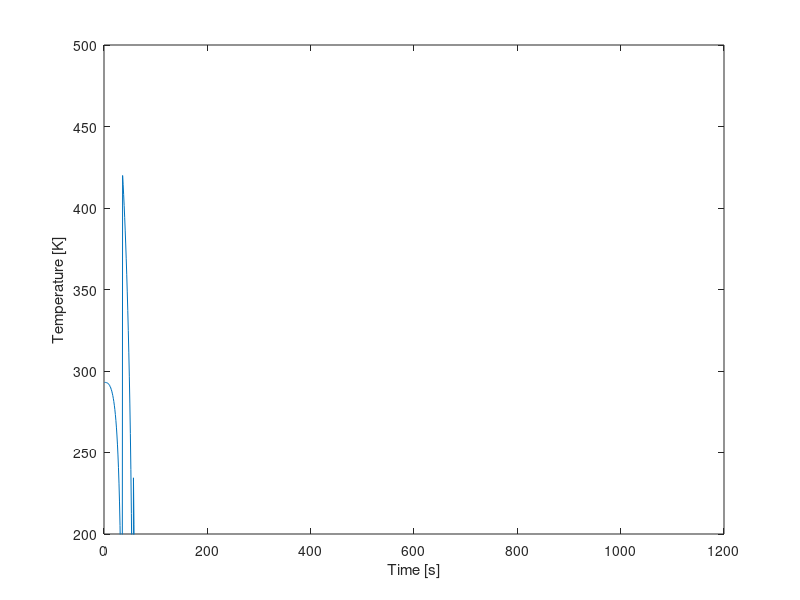

The MATLAB source for this figure:
clear all, close all, clc
%% Setup
% This section contains the parameters of the setup (start of cycle)
i=1;                     %Value for plot
T_0 = 293;              %Starting temperature in [K], assumed for all fluids, gasses and materials
T_water = 293;              %Starting temperature water in [K]
T_al = 293;                 %Starting temperature aluminium in [K]
T_cu = 293;                 %Starting temperature copper in [K]
T_pvc = 293;                %Starting temperature PVC in [K]
T_pur = 293;                %Starting temperature polyurethane in [K]
T_air = 293;                %Starting temperature internal air in [K]
T_amb = 293;                %Starting temperature ambient (outside) air in [K]
t = 1;                      %Time at the start [s]
t_final=1200;               %Time at end cycle [s]
%% First order variables
%This section contains the properties and constants of the materials, but also fixed variables of the setup
%Copper tubing
r_inner_cu = 0.004;     %Inner radius copper tube [m]
r_outer_cu = 0.006;     %Outer radius copper tube [m]
roughness_cu = 0.0015;  %Pipe roughness [m]
length_cu = 6.85;       %Length copper tube [m]
epsilon_cu = 0.05;      %Emissivity copper [-]
rho_cu = 8960;          %Density copper [kg/m^3]
c_cu = 386;             %Specific heat copper [J/kg K]
k_cu = 400;             %Thermal conductivity copper [W/(m K)]
%PVC tubing
hsv_pvc_d = 0.0022;     %Thickness of the HSV PCV [m]
r_outer_pvc = 0.055;    %Outer radius PVC tube [m]
r_inner_pvc = r_outer_pvc - hsv_pvc_d ;   %Inner radius PVC tube [m]
r_outer_double_pvc = r_outer_pvc + hsv_pvc_d; %Outer Radius of double-layered PVC tube (near endcaps) [m]
length_pvc = 0.130;     %Length/Height PVC tube [m] (this was shown to be slightly longer during first building phase with no real means to cut it down to 0.125m)
length_cap_pvc = 0.034; %Length/Height of a PVC Endcap [m]
epsilon_pvc = 0.9;      %Emissivity PVC [-]
rho_pvc = 1330;         %Density PVC [kg/m^3]
k_pvc = 0.19;           %Thermal conductivity PVC [W/(m K)]
d_air_endcap = 0.01;    %Distance between Kingspan Therma and the PVC endcap. Used to determine therma resistance
%Polyurethane tubing
r_inner_pur = 0.004;    %Inner radius polyurethane tube [m]
r_outer_pur = 0.006;    %Outer radius polyurathane tube [m]
d_pur = 0.002;          %Wall Thickness polyurthane tube [m]
length_pur = 6;         %Length polyurethane tube [m]
epsilon_pur = 0.9;      %Emissivity polyurethane [-]
k_pur = 0.13;           %Thermal conducitivity polyurethane [W/(m K)]
%Aluminium plate
A_al = 1.085;           %Area aluminium plate [m^2]
epsilon_paint = 0.95;   %Emissivity black acrylic paint [-] 
rho_al = 2700;          %Density aluminium [kg/m^3]
d_al = 0.002;           %thickness aluminium plate [m]
k_al = 237;             %Thermal conductivity aluminium [W/(m K)]
c_al = 900;             %Specific heat aluminium [J/kg K]
%Water
rho_water_20C = 998;    %Density water at 20C [kg/m^3]
c_water = 4148;         %Specific heat water [J/kg K]
%Air
rho_air = 1.29;         %Density air at 20C [kg/m^3]
c_air = 1006;           %Specific heat air [J/kg K]
k_air = 0.025;          %Thermal conductivity air [W/m K]
%General Setup Wood Properties
k_wood = 0.12;       %Thermal Conductivity of Pinewood [W/m k]                       
d_wood = 0.054;      %Wood border thcikness [m], simplification, in reality 2 mm air pocket within 
A_wood = 0.3107;     %Inner Surface Area wood layer [m], slight simplification
%Kingspan Insulation Properties
ks_k = 0.022;     % Thermal Conductivity Kingspan insulation layer[W/(m*k)]
ks_d = 0.04;      % thickness of Kingspan insulation layer [m]
ks_spacer_d = 0.01; % Thickness of a single Kingspan spacer layer [m]
%Other
sigma = 5.67*10^-8;     %Stefan Boltzmann constant [W/(m^2 K^4)]
flowrate = 3/60000;     %Flowrate pump [m^3/s]
E = 1000;               %Irradiance artificial sun [W/m^2]

%% Second order variables

%Copper tube
A_outer_cu = 2 * pi * r_outer_cu * length_cu;       %Outer surface area copper tube [m^2]
A_inner_cu = 2 * pi * r_inner_cu * length_cu;       %Inner surface area copper tube [m^2]
A_exposed_cu = A_outer_cu/2;

V_cu = pi * r_inner_cu^2 * length_cu;               %Inner volume copper tube [m^3]
M_cu = V_cu * rho_cu;

%Surface areas and volume PVC tube
A_outer_pvc = 2 * pi * r_outer_pvc * length_pvc;    %Outer area PVC tube [m^2]
A_inner_pvc = 2 * pi * r_inner_pvc * length_pvc;    %Inner area PVC tube [m^2]

V_pvc = pi * r_inner_pvc^2 * length_pvc;            %Inner volume PVC tube [m^3]

%Surface areas and volume Polyurethane Tubing
A_outer_pur = 2 * pi * r_outer_pur * length_pur;    %Outer area Polyurethane Tubing [m^2]
A_inner_pur = 2 * pi * r_inner_pur * length_pur;    %Inner area Polyurethane Tubing [m^2]

V_pur = pi * r_inner_pur^2 * length_pur;            %Inner volume Polyurethane Tubing [m^3]

%Aluminium plate
V_al = A_al*0.002;                                  %Volume aluminium plate [m^3]
M_al = rho_al*V_al;                                 %Mass aluminium plate [kg]

%The following values are lifted from the earlier matlab model and are used to calculate (average) surface area of the Kingspan Insulation.
hsv_al_width = 0.04017;                                                                % Width of Aluminum Tape reflector section, [m]
hsv_therma_width_in = (hsv_al_width + (2*(sind(18)*0.010)));                           %'width' of kingspan therma plate on the inside, [m]
hsv_therma_width_out = (hsv_al_width + (2*(sind(18)*0.010))) + 2*(tand(18)*ks_d);      %'width' of kingspan therma plate on the outside, [m]
hsv_therma_a_in = length_pvc * hsv_therma_width_in;                                    %Area of kingspan therma plate on inside, [m^2]
hsv_therma_a_out = length_pvc * (hsv_therma_width_out);                                %Area of kingspan therma plate on outside, [m^2]
hsv_therma_a_avg = (hsv_therma_a_out + hsv_therma_a_in)/2;                             %Surface area in middle of therma plate, [m^2]

%The Heat Storage Vessel is seperated into two parts: one for the parts with overlap of endcaps and one for the part without 
pvc_ec_inner_length = length_cap_pvc - hsv_pvc_d;                                                       %Inner length of PVC Endcap [m]
hsv_pvc_a_single = (length_cap_pvc - (pvc_ec_inner_length * 2)) * ((r_inner_pvc+r_outer_pvc)/2) * 2 * pi; %Average PVC Surface Area for Heat Storage Vessel section without overlap [m]
hsv_pvc_a_double = (pvc_ec_inner_length * 2) * ((pvc_ec_inner_length+r_outer_double_pvc)/2) * 2 * pi;         %Average PVC Surface Area for Heat Storage Vessel sections with overlap [m]
pvc_ec_a = (r_outer_pvc)^2 * pi;                                                                         %Surface area of a single endcap, [m^2]

% Air Insulation Values
% The following values, once again lifted from the earlier model, aim at extracting helpfull values for calculation of the resistive properties of air in between the HSV and its insulation.
% These values are simplified estimations.
hsv_air_avgdist1 = ((0.010+0.00795)/2)*((length_pvc - (pvc_ec_inner_length * 2))/length_pvc) + ((0.0078+0.00575)/2)*((pvc_ec_inner_length * 2)/length_pvc); %Average distance of the heat reflector to the outer wall of the PVC body [m], USES PRE CALCULATED VALUES.  Accounts for the double layer PVC near the endcap, [m]
hsv_air_avg_a1 = length_pvc * (hsv_al_width - (2*(sind(18)*0.005)));                                                                                                                %Surface area at the average point between pvc and reflector [m^2], (TODO implement avgdist 1)
hsv_air_avgdist2 = 0.00905;                                                                                                                                                             %Average distance between reflector and kingspan therma plate [m]
hsv_air_avg_a2 = length_pvc * (hsv_al_width + (2*(sind(18)*0.005)));                                                                                                                %Surface are at the average point between reflector and kingspan therma [m^2], (TODO implement avgdist 2)
    
%Aluminum Reflector Tape Properties
d_al_t = 0.0001;                            % Thickness of an aluminum reflector segment [m]
a_al_t = hsv_al_width * length_pvc;         % Area of a single heat reflector element. 10 are present in total [m^2]
    
% Convective heat transfer coefficients
h_air = 5.0;         %CVTH of still air [W/(m^2 K)], Range (4.0 to 5.9)
h_water = 100;      %CVTH of water [W/(m^2 K)], Range (100 to 15000), Unused
h_pvc = 5;        %CVTH PVC [W/(m^2 K)], Range (5 to 9)
h_al = 7;        %CVTH aluminium [W/(m^2 K)], Range (7 to 10)
h_kingspan = 10;   %CTVH of Kingspan-Therma insulation [W/(m^2 K)], Range (10 to 30) (Aluminum surface)
h_pur = 5;        %CVTH of Polyurethane [W/(m^2 K)], PLACEHOLDER            
%Radiative heat transfer coefficients
h_r_pvc = 0.1;       %RDTH of pvc [W/(m^2 K)], PLACEHOLDER
h_r_al = 0.08;       %RDTH of aluminium-foil [W/(m^2 K)], PLACEHOLDER 
h_r_Kingspan = 0.08;  %RDTH of Kingspan-Therma insulation [W/(m^2 K)], PLACEHOLDER
h_r_pur = 0.5;       %RDTH of Polyurethane [W/(m^2 K)], PLACEHOLDER
%Overall Heat Transfer Coefficients, (may change due to change in CVTH)
U_cu = 1700;         %OHTC water in copper [W/(m^2 K)] TODO check this, has large influence on final temp
U_pur = 120.76;      %OHTC water in polyurethane [W/(m^2 K)]
U_pvc = 4.21;       %OHTC water in PVC [W/(m^2 K)]
%Other
V_system = V_cu+V_pvc+V_pur;                  %Volume of system  

%Simplified without radiation
R_a = 1/((1/(h_pvc*(hsv_pvc_a_single+hsv_pvc_a_double))) + (log(r_outer_pvc/r_inner_pvc)/(2*pi*length_pvc*k_pvc))); %Convection from PVC into first air pocket, And conduction through PVC.
R_b = hsv_air_avgdist1 / (k_air * (10*hsv_air_avg_a1)); %Conduction through first air pocket
R_c = 1/((1/(h_al*(10*a_al_t))) + (d_al_t/k_al*(10*a_al_t))); %Convection from reflector to second air pocket, And conduction through reflector.
R_d = hsv_air_avgdist2 / (k_air * (10*hsv_air_avg_a2)); %Conduction through second air pocket
R_e = 1/((1/(h_kingspan*(10*hsv_therma_a_avg))) + (ks_d/(ks_k*(10*hsv_therma_a_avg)))); %Convection from Kingspan Therma to ambient, And conduction through Kingspan Therma.    
R_hsv_radial = R_a + R_b + R_c + R_d + R_e;
%Endcap (Assumed single endcap here. Second one will be accounted for in R_hsv_endcaps)
R_z = 1/((1/(k_pvc*pvc_ec_a)) + (hsv_pvc_d/(k_pvc*pvc_ec_a)));          %Convection from PVC into air gap, and conduction through pvc.
R_y = d_air_endcap/(k_air * pvc_ec_a);                                  %Conduction through air gap
R_x = 1/((1/(h_kingspan*pvc_ec_a)) + (ks_d/(ks_k*pvc_ec_a)));           %Convection from Kingspan Therma into outside atmosphere, and conduction through Kingspan Therma
R_hsv_endcaps = 1/((R_z + R_y + R_x) + (R_z + R_y + R_x));              %Total Equivalent Thermal resistance of both endcaps
R_hsv = 1/((1/R_hsv_radial) + (1/R_hsv_endcaps));


%misc thermal resistance (taken out of loop)
R_al = d_al/(k_al * A_al);                    %Thermal resistance aluminium plate 
R_sol_air = 0.1;                                %Conductive thermal resistance air, PLACEHOLDER 
R_sol_wood = d_wood/(k_wood * A_wood) ;       %Conductive thermal resistance wood setup    
R_pur = 1/((1/(h_pur*(A_outer_pur))) + (log(r_outer_pur/r_inner_pur)/(2*pi*length_pur*k_pur))); %Thermal resistance of Polyurethane tube. Not accounting for rad

%Empty Arrays
T_air = repmat(0, 1,t_final);
T_cu = repmat(0, 1,t_final);
T_al = repmat(0, 1,t_final);
T_water = repmat(0, 1,t_final);
T_pur = repmat(0, 1,t_final);
T_0 = repmat(0, 1,t_final);
T_amb = repmat(T_amb, 1,t_final);

T_0(1) = 293;                  %Starting temperature in [K], assumed for all fluids, gasses and materials
T_water(1) = 293;              %Starting temperature water in [K]
T_al(1) = 293;                 %Starting temperature aluminium in [K]
T_cu(1) = 293;                 %Starting temperature copper in [K]
T_pur(1) = 293;                %Starting temperature polyurethane in [K]
T_air(1) = 293;                %Starting temperature internal air in [K]
T_amb(1) = 293;                %Starting temperature ambient (outside) air in [K]

%% Plotting info
for i = 1:t_final
    %Water
    rho_water = (999.83953 + 16.945176 * (1.00024*T_water(i)) - 7.9870401*10^-3 * (1.00024*T_water(i))^3 - 46.17046*10^-6* (1.00024*T_water(i))^3 +105.56302*10^-9 * (1.00024*T_water(i))^4 - 280.54253*10^-12 * (1.00024*T_water(i))^5)/(1+16.897850*10^-3 * (1.00024*T_water(i)));   %Density water
    M_water = V_system*rho_water;       %Volume of water inside system. Can produce weird values if the rest doesnt work, likely not cause of issues.
    
    %%Solar collector
    Q_rad_cu = E*length_cu*(r_outer_cu*2 * pi)*epsilon_paint;            %Heat addition radiation on copper tube [W]
    Q_rad_al = E*A_al*epsilon_paint;                                %Heat addition radiation on aluminium plate [W]
    Q_loss_conv_al(i) = h_air*A_al*(T_al(i)-T_air(i));                      %Heat loss convection aluminium plate [W]
    Q_loss_cond_al_cu = k_cu* A_exposed_cu*(T_al(i)-T_cu(i))/(r_outer_cu*2-r_inner_cu*2);  %dit klopt niet hlml maar weten A tussen plaat en buis niet %Heat loss conduction aluminium plate [W]
    Q_losscond(i)= Q_loss_cond_al_cu;
    
    Q_loss_cond_al(i) = (T_al(i)-T_air(i))/R_al ;                                       %Heat loss convection aluminium plate (other direction)
    Q_loss_rad_cu(i) = sigma * epsilon_paint * A_outer_cu* (T_cu(i)^4 - T_air(i)^4);    %Heat loss radiation copper tube [W]
    Q_loss_rad_al(i) = sigma * epsilon_paint * A_al * (T_al(i)^4- T_air(i)^4);          %Heat loss radiation aluminium plate [W]
    
    %Temperature al and cu
    T_al(i)=T_al(i)+(Q_rad_al + 0.01*(-Q_loss_conv_al(i)-Q_loss_cond_al(i)-Q_loss_rad_al(i))) / (M_al*c_al);  %Temperature of the aluminium plate [K]
    T_cu(i)=T_cu(i)+(Q_rad_cu + 0.01*(-Q_loss_rad_cu(i)-Q_loss_cond_al_cu)) / (M_cu*c_cu);              %Temperature of the copper tube
    
    %Temperature water - Copper - adds heat
    Q_conv_cu(i) = U_cu * A_outer_cu * (T_cu(i) - T_water(i));        %Convection copper-water
    T_water(i) = T_water(i)+(Q_conv_cu(i)/(M_water*c_water));      %Final temperature water [K]
    
    %Heat Storage Vessel - loss
    %Q_loss_hsv(i) = (T_water(i)-T_amb(i))/R_hsv ;          %Heat loss hsv
    %Q_loss_pur(i) = (T_water(i)-T_amb(i))/R_pur;           %Heat loss polyurethane tubing 
    %Q_loss(i) = Q_loss_hsv(i) + Q_loss_pur(i);           %Sum all of the heat losses per second instance here
    %T_water(i) = T_water(i)-((sum(Q_loss)/(M_water*c_water)));      %Final temperature water [K]
    
    T_water(i+1) = T_water(i); %brings current water temp over to the next time increment
    T_al(i+1) = T_al(i);
    T_cu(i+1) = T_cu(i);

    %Plotting steps code
    y(i) = T_water(i); %Inserts current temp into its respective place in y for plotting
    t = t + 1;          % 1 stands for 1 step for time
    x(i) = i;           % time is on x axis
    i = i + 1;          % 1 step added for plot
end
%% Actual plot
plot(x,y);

xlim([0, t_final]);
ylim([200, 500]);
xlabel('Time [s]');
ylabel('Temperature [K]');
